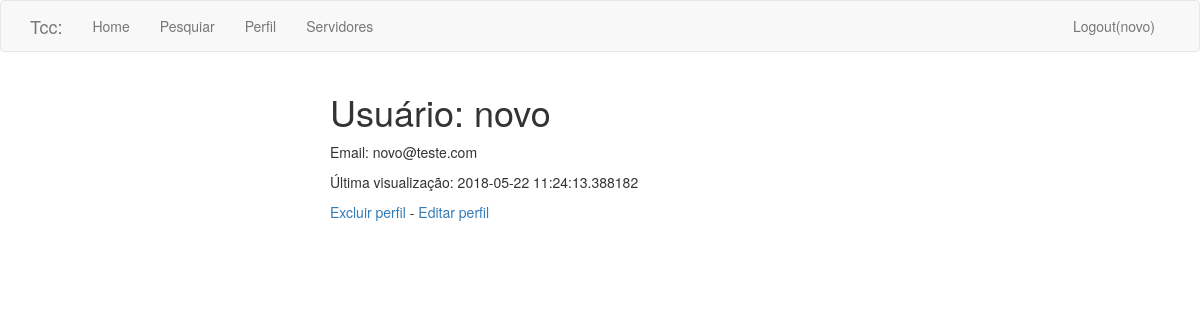
Before: /usuario/novo (signed in) with the older database file.
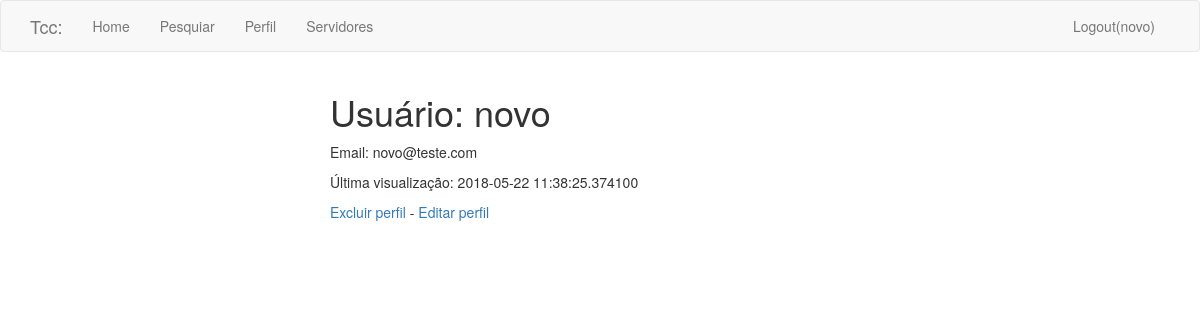
After: the same page with the newer database file.
### app/models.py (models this page shows, shortened)
class Usuario(UserMixin, db.Model):
    id = db.Column(db.Integer, primary_key=True)
    nome = db.Column(db.String(64), index=True, unique=True)
    email = db.Column(db.String(120), index=True, unique=True)
    password_hash = db.Column(db.String(128))
    last_seen = db.Column(db.DateTime, default=datetime.utcnow)
    resultados = db.relationship('Dados', backref='autor_usuario',
                                 lazy='dynamic')
    rel_servidor = db.relationship('Servidor', backref='rel_usuario',
                                   lazy='dynamic')

### app/routes.py (the view)
@app.route('/usuario/<username>')
@login_required
def user(username):
    user = Usuario.query.filter_by(nome=username).first_or_404()
    dados = Dados.query.filter_by(usuario_id=current_user.id)
    servidores = Servidor.query.filter_by(usuario_id=current_user.id)
    return render_template('user.html', title='Perfil de usuário',
                           user=user, dados=dados, servidores=servidores)

### app/models.py (called while the page is built)
@login.user_loader
def load_user(id):
    return Usuario.query.get(int(id))

### app/routes.py (called while the page is built)
@app.before_request
def before_request():
    if current_user.is_authenticated:
        current_user.last_seen = datetime.utcnow()
        db.session.commit()

### app/templates/user.html
{% extends "base.html" %}
{% block app_content %}
<div class="col-md-3">
</div>
<div class="col-md-6">
    <h1>Usuário: {{ user.nome }}</h1>
    <p>Email: {{ user.email }}</p>
    {% if user.last_seen %}
    <p>Última visualização: {{ user.last_seen }}</p>
    {% endif %}
    <a href="{{ url_for('deletar') }}">Excluir perfil</a>   -
    {% if user == current_user %}
    <a href="{{ url_for('edit_profile') }}">Editar perfil</a>
    {% endif %}
</div>
<div class="col-md-3">
</div>
{% endblock %}

### app/templates/base.html (shortened to what this page needs)
{% extends 'bootstrap/base.html' %}
{% block navbar %}
<nav class="navbar navbar-default">
    <div class="container">
        <div class="navbar-header">
        <a class="navbar-brand" href="{{ url_for('index') }}">Tcc:</a>
    </div>
    <div class="collapse navbar-collapse" id="bs-example-navbar-collapse-1">
        <ul class="nav navbar-nav">
            <li><a href="{{ url_for('index') }}">Home</a></li>
            {% if current_user.is_anonymous %}
                <li><a href="{{ url_for('login') }}">Login</a></li>
            {% else %}
                <li><a href="{{ url_for('servidor') }}">Pesquiar</a></li>
                <li><a href="{{ url_for('user', username=current_user.nome) }}">Perfil</a></li>
                <li><a href="{{ url_for('ver_servidor', username=current_user.nome) }}">Servidores</a></li>
            {% endif %}
        </ul>
        <ul class="nav navbar-nav navbar-right">
        {% if current_user.is_anonymous %}
        {% else %}
            <li><a href="{{ url_for('logout') }}">Logout({{ current_user.nome }})</a></li>
        {% endif %}
        </ul>
        </div>
    </div>
</nav>
{% endblock %}
{% block content %}
    <div class="container">
        {% block app_content %}{% endblock %}
    </div>
{% endblock %}

Changed rows visible on the page:
changed Usuario "novo": last_seen "2018-05-22 11:24:13.388182" → "2018-05-22 11:38:25.374100"
